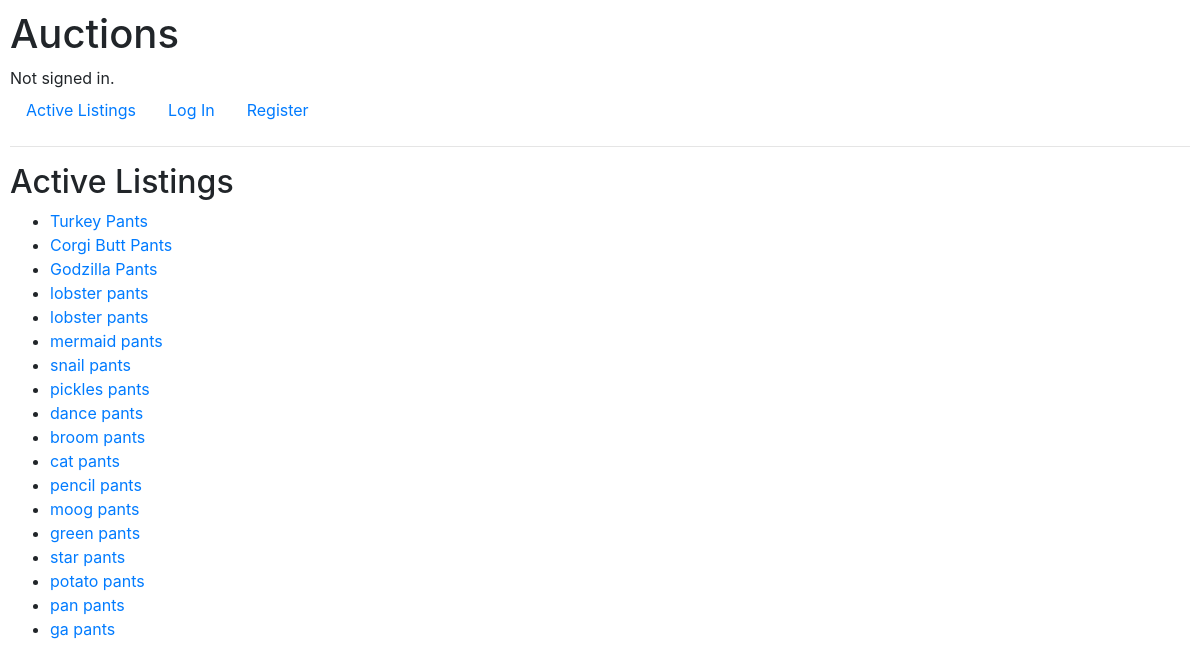
Before: / with the older database file.
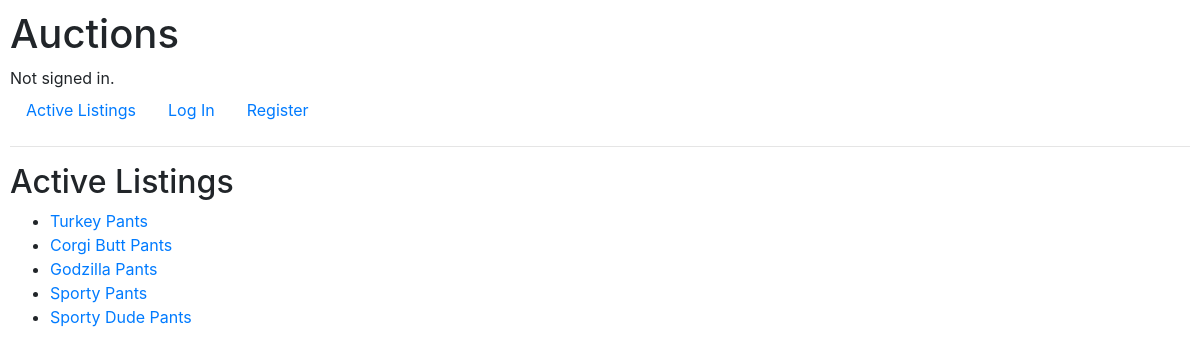
After: the same page with the newer database file.
### auctions/models.py (models this page shows, shortened)
class Listing(models.Model):
    title = models.CharField(max_length=50)
    description = models.TextField(max_length=350)
    imageURL = models.URLField(max_length=250, blank=True, null=True)
    listing_created = models.DateField(auto_now_add=True)
    creator = models.ForeignKey(User, on_delete=models.CASCADE, related_name="creator")
    STATUS = Choices('Active', 'Closed')
    status = StatusField()
    reserve = models.DecimalField(max_digits=10, decimal_places=2, default=0.01, validators = [MinValueValidator(Decimal('0.01'))])
    bidders = models.ManyToManyField(User, blank=True, related_name="listings")

### auctions/views.py (the view)
# urls.py: path("", views.index, name="index"),
def index(request):
    return render(request, "auctions/index.html", {
        "listings": Listing.objects.filter(status='Active')
    })

### auctions/templates/auctions/index.html (shortened to what this page needs)
{% extends "auctions/layout.html" %}
{% block body %}
    <h2>Active Listings</h2>
    <ul>
        {% for listing in listings %}
        <li>
            <a href="{% url 'listing' listing.id %}">
            {{ listing.title }}
            </a>
        </li>
        {% endfor %}
    </ul>
{% endblock %}

### auctions/templates/auctions/layout.html (shortened to what this page needs)
{% load static %}
<!DOCTYPE html>
<html lang="en">
    <head>
        <link rel="stylesheet" href="https://stackpath.bootstrapcdn.com/bootstrap/4.4.1/css/bootstrap.min.css">
        <link href="{% static 'auctions/styles.css' %}" rel="stylesheet">
    </head>
    <body>
        <h1>Auctions</h1>
        <div>
            {% if user.is_authenticated %}
                Signed in as <strong>{{ user.username }}</strong>.
            {% else %}
                Not signed in.
            {% endif %}
        </div>
        <ul class="nav">
            <li class="nav-item">
                <a class="nav-link" href="{% url 'index' %}">Active Listings</a>
            </li>
            {% if user.is_authenticated %}
                <li class="nav-item">
                    <a class="nav-link" href="{% url 'logout' %}">Log Out</a>
                </li>
                <li class="nav-item">
                    <a class="nav-link" href="{% url 'new' %}">Add New Listing</a>
                </li>
            {% else %}
                <li class="nav-item">
                    <a class="nav-link" href="{% url 'login' %}">Log In</a>
                </li>
                <li class="nav-item">
                    <a class="nav-link" href="{% url 'register' %}">Register</a>
                </li>
            {% endif %}
        </ul>
        <hr>
        {% block body %}
        {% endblock %}
    </body>
</html>

### auctions/static/auctions/styles.css (style rules this page uses)
body { padding: 10px; }

Changed rows visible on the page:
removed Listing: title "lobster pants"
removed Listing: title "lobster pants"
removed Listing: title "mermaid pants"
removed Listing: title "snail pants"
removed Listing: title "pickles pants"
removed Listing: title "dance pants"
removed Listing: title "broom pants"
removed Listing: title "cat pants"
removed Listing: title "pencil pants"
removed Listing: title "moog pants"
removed Listing: title "green pants"
removed Listing: title "star pants"
removed Listing: title "potato pants"
removed Listing: title "pan pants"
removed Listing: title "ga pants"
added Listing: title "Sporty Pants"
added Listing: title "Sporty Dude Pants"
